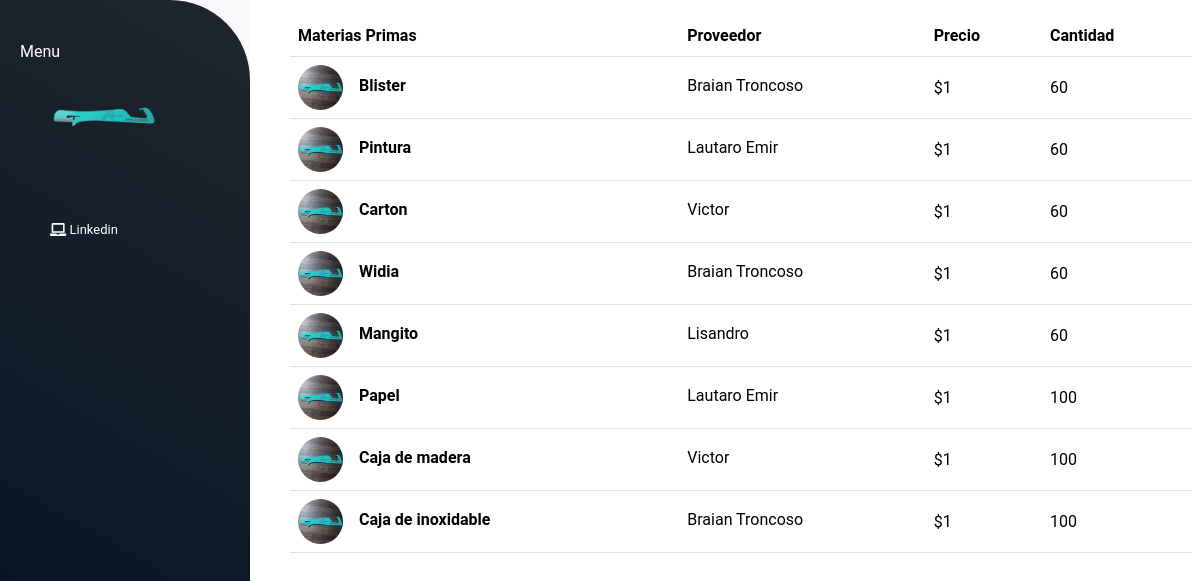
/materias_primas/, run on an earlier commit of the app's database.
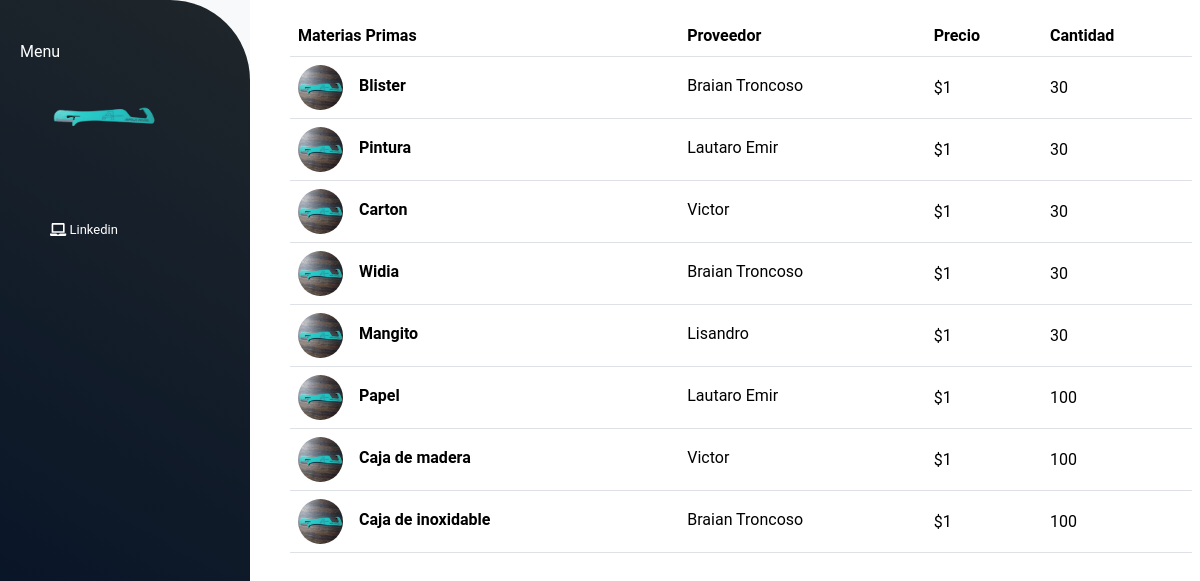
And on a later commit of the database.
### materias_primas/models.py (models this page shows, shortened)
class Materias(models.Model):
    nombre = models.CharField(max_length=45)
    precio = models.IntegerField()
    cantidad = models.IntegerField()
    proveedores = models.ForeignKey(Proveedores, null=True, blank=True, on_delete=models.SET_NULL, related_name='materias')
    imagen = models.CharField(max_length=100)
    def get_imagen_url(self):
        if self.imagen:
            return f"/static/img/{self.imagen}"
        else:
            return "/static/img/afilador.jpeg"
    class Meta:
        db_table = 'materias'
        verbose_name = "Materia"

### proveedores/models.py (models this page shows, shortened)
class Proveedores(models.Model):
    nombre = models.CharField(max_length=50)
    detalle = models.CharField(max_length=200, blank=True)
    direccion = models.CharField(max_length=100)
    telefono = models.IntegerField(null=True, blank=True)
    email = models.CharField(max_length=100)
    imagen = models.TextField(null=True, blank=True)
    class Meta:
        db_table = 'proveedores'
        verbose_name = "Proveedores"

### materias_primas/views.py (the view)
# urls.py: path('', views.mostrar_materias_primas, name='materias_primas'),
def mostrar_materias_primas(request):
    materias = Materias.objects.all()
    return render(request, 'materias_primas.html', {'materias': materias, 'mensaje': "No hay Materia Prima"})

### materias_primas/templates/materias_primas.html (shortened to what this page needs)
{% extends "materias_primas/layout.html" %}
{% load static %}
{% block content %}
{% if materias%}
<div class="container">
    <table class="table align-middle mb-0 bg-white m-3 mb-5">
        <thead class="bg-light">
        <tr>
            <th>Materias Primas</th>
            <th>Proveedor</th>
            <th>Precio</th>
            <th>Cantidad</th>
        </tr>
        </thead>
        <tbody>
        {% for materia in materias %}
            <tr>
                <td>
                <div class="d-flex align-items-center">
                    <img
                        src="{{ materia.get_imagen_url }}"
                        alt="NO-IMG"
                        style="width: 45px; height: 45px"
                        class="rounded-circle"
                        />
                    <div class="ms-3">
                    <p class="fw-bold mb-1 ml-2">{{materia.nombre}}</p>
                    </div>
                </div>
                </td>
                <td>
                <p class="fw-normal mb-1">{{ materia.proveedores.nombre }} {{ materia.proveedores.apellido}}</p>
                </td>
                <td>${{ materia.precio }}</td>
                <td>{{ materia.cantidad }}</td>
            </tr>
        {%endfor%}
        </tbody>
    </table>
{%else%}
    {{ mensaje }}
{%endif%}
</div>
{% endblock %}

### materias_primas/templates/materias_primas/layout.html (shortened to what this page needs)
{% load static %}
<!DOCTYPE html>
<html lang="en">
<head>
    <link rel="stylesheet" href="{% static 'style.css' %}">
    <link href="https://cdn.jsdelivr.net/npm/bootstrap@5.3.1/dist/css/bootstrap.min.css" rel="stylesheet">
</head>
<body>
    <div class="d-flex" id="wrapper">
        <div class="bg-light border-right" id="sidebar-wrapper">
            <div class="list-group list-group-flush">
                {% include "materias_primas/nav.html"%}
            </div>
        </div>
            <div class="container-fluid">
                {% block content %}
                {% endblock %}
            </div>
        </div>
</body>
</html>

### materias_primas/templates/materias_primas/nav.html (shortened to what this page needs)
{% load static %}
{% block content %}
<aside>
    <p> Menu <a href="#">
        <img src="{% static 'img/logo.jpeg' %}" height="80" alt="Logo Afila Facil" loading="lazy" />
    </a></p>
  <div class="social">
    <a href="#" target="_blank">
        <i class="fa fa-laptop" aria-hidden="true"></i>  Linkedin
    </a>
  </div>
{% endblock %}

### static/style.css (style rules this page uses)
body { font-family: 'Roboto' !important; width: 100% !important; height: 100vh !important; margin: 0; }
aside { color: #fff; width: 250px; padding-left: 20px; height: 100vh; background-image: linear-gradient(30deg , #031127, #1f262b); border-top-right-radius: 80px; }
aside a { font-size: 13px; color: #fff; display: block; padding: 12px; padding-left: 30px; text-decoration: none; -webkit-tap-highlight-color:transparent; }
aside p { margin: 0; padding: 40px 0; }
.social { height: 0; }

What changed in the data, as far as the page shows it:
changed Materias "Blister": cantidad "60" → "30"
changed Materias "Pintura": cantidad "60" → "30"
changed Materias "Carton": cantidad "60" → "30"
changed Materias "Widia": cantidad "60" → "30"
changed Materias "Mangito": cantidad "60" → "30"
